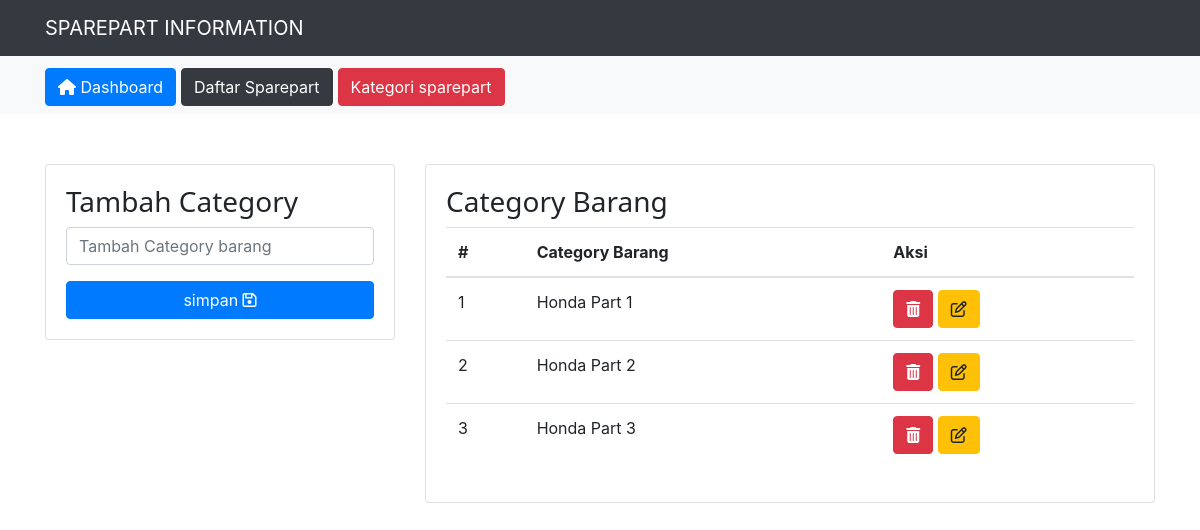
/views/kategori.php, run on the app's committed database.
### tables this page shows
CREATE TABLE `category_barang` (
  `id` int(11) NOT NULL,
  `category` varchar(75) NOT NULL
);

### config/base_url.php (called while the page is built)
<?php
function base_url($url){
    $url = "http://317b-140-213-179-156.ngrok.io/crud-dealer/{$url}";
    return $url;
}
?>

### controller/CategoryControllers.php (called while the page is built, shortened)
<?php
require_once('../config/database.php');
require_once('../config/base_url.php');
class CategoryControllers
{
    public function countAll()
    {
        global $db;
        $sql = "SELECT * FROM category_barang";
        $data = $db->query($sql);
        return $data->num_rows;
    }
    public function getAll()
    {
        global $db;
        $sql = "SELECT * FROM category_barang";
        $data = $db->query($sql);
        return $data;
    }
}
$data = new CategoryControllers();
$getAll = $data->getAll();
?>

### views/kategori.php (the view, shortened to what this page needs)
<?php
require_once('../controller/CategoryControllers.php');
require_once('../config/base_url.php');
$data->update();
?>
<!DOCTYPE html>
<html lang="en">
<head>
    <link rel="stylesheet" href="<?= base_url('public/bootstrap/css/bootstrap.css') ?>">
    <link rel="stylesheet" href="<?= base_url('public/css/style.css') ?>">
    <link rel="stylesheet" href="<?= base_url('public/icon/css/font-awesome.min.css') ?>">
    <link rel="stylesheet" href="<?= base_url('public/DataTables/datatables.css') ?>">
    <link rel="stylesheet" href="<?= base_url('public/DataTables/datatables.min.css') ?>">
</head>
<body>
    <nav class="navbar navbar-expand-lg navbar-dark bg-dark">
        <div class="container">
            <a class="navbar-brand" href="#">
                SPAREPART INFORMATION
            </a>
        </div>
    </nav>
    <nav class="navbar navbar-expand-lg navbar-light bg-light">
        <div class="container">
            <div class="collapse navbar-collapse" id="navbarNav">
                <ul class="navbar-nav">
                    <li class="nav-item active navigasi mt-1">
                        <a class="btn btn-primary" href="<?= base_url('') ?>"><span class="fa fa-home"></span> Dashboard</a>
                    </li>
                    <li class="nav-item navigasi mt-1">
                        <a class="btn btn-dark" href="<?= base_url('views/daftar.php') ?>">Daftar Sparepart</a>
                    </li>
                    <li class="nav-item navigasi mt-1">
                        <a class="btn btn-danger" href="<?= base_url('views/kategori.php') ?>">Kategori sparepart</a>
                    </li>
                </ul>
            </div>
        </div>
    </nav>
    <main class="mb-4">
    <div class="container mt-4">
        <div class="row">
            <div class="col-md-4">
                <?php if(isset($_GET['edit'])){ ?>
                    <div class="card">
                        <div class="card-body">
                            <h3>Edit Category</h3>
                            <form action="../controller/CategoryControllers.php" method="post">
                                <?php if($data::getById($_GET["edit"]) != FALSE){ ?>
                                    <div class="form-group">
                                        <input type="text" value="<?= $_GET["edit"] ?>" name="id" hidden>
                                        <input required type="text" name="category" value="<?= $data::getById($_GET['edit'])['category'] ?>" class="form-control">
                                    </div>
                                    <div class="form-group">
                                        <button type="submit" name="update" class="btn btn-primary">Update</button>
                                        <a href="../views/kategori.php" class="btn btn-danger">Batal</a>
                                    </div>
                                <?php }else{ ?>
                                    <div class="alert alert-danger mt-3">Data tidak di temukan</div>
                                <?php } ?>
                            </form>
                        </div>
                    </div>
                <?php }else{ ?>
                <div class="card">
                    <div class="card-body">
                        <h3>Tambah Category</h3>
                        <form action="../controller/CategoryControllers.php" method="post">
                            <div class="form-group">
                                <input type="text" required name="category" class="form-control" placeholder="Tambah Category barang">
                            </div>
                            <button type="submit" name="save" class="btn btn-primary w-100">simpan <i class="fa fa-save"></i></button>
                        </form>
                    </div>
                </div>
                <?php } ?>
            </div>
            <div class="col-md-8">
                <div class="card">
                    <div class="card-body">
                        <h3>Category Barang</h3>
                        <?php $nomor = 0; ?>
                        <?php if($data->countAll() > 0){ ?>
                            <table class="table" >
                                <thead>
                                    <tr>
                                        <th scope="col">#</th>
                                        <th scope="col">Category Barang</th>
                                        <th scope="col">Aksi</th>
                                    </tr>
                                </thead>
                                <tbody>
                                    <?php while($get = $getAll->fetch_object()){ ?>
                                    <tr>
                                        <td><?= $nomor+=1; ?></td>
                                        <td><?= $get->category  ?></td>
                                        <td>
                                            <a href="../controller/CategoryControllers.php?hapus=<?= $get->id ?>" class="btn btn-danger"><i class="fa fa-trash fa-1x"></i></a>
                                            <a href="../views/kategori.php?edit=<?= $get->id ?>" class="btn btn-warning"><i class=" fa fa-pencil-square-o  fa-1x"></i></a>
                                        </td>
                                    </tr>
                                    <?php } ?>
                                </tbody>
                            </table>
                        <?php }else{ ?>
                            <div class="alert alert-danger">Maaf data category masih kosong</div>
                        <?php } ?>
                    </div>
                </div>
            </div>
        </div>
    </main>
</body>
</html>

### views/kategori.php (style rules this page uses)
.navbar-nav li a { margin-right: 5px; }
main { margin-top: 50px; }
h3 { font-family: 'Segoe UI', Tahoma, Geneva, Verdana, sans-serif; font-weight:400; }

### data on the page
category_barang: nomor "1", category "Honda Part 1"
category_barang: nomor "2", category "Honda Part 2"
category_barang: nomor "3", category "Honda Part 3"
